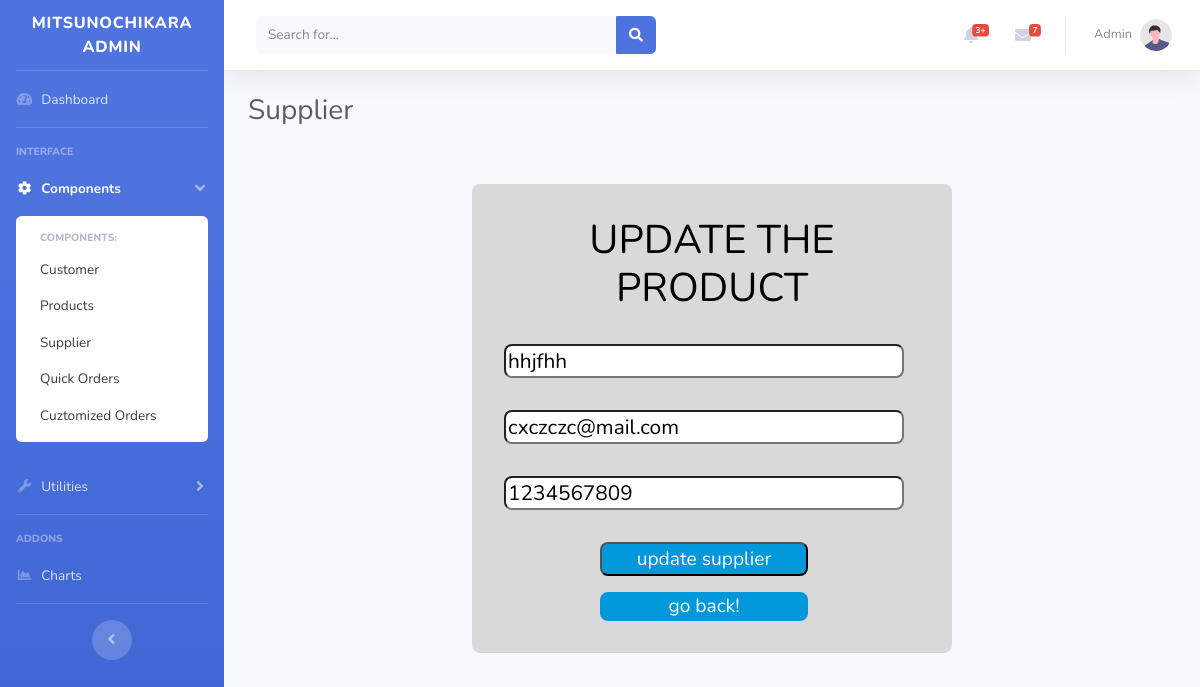
/Admin/supplier_update.php?edit=2, run on the app's committed database.
### tables this page shows
CREATE TABLE IF NOT EXISTS `suppliers` (
  `id` int(10) UNSIGNED NOT NULL AUTO_INCREMENT,
  `supplier_id` varchar(20) NOT NULL,
  `name` varchar(255) DEFAULT NULL,
  `email` varchar(255) DEFAULT NULL,
  `phone` int(11) DEFAULT NULL,
  PRIMARY KEY (`id`)
);

### Admin/supplier_update.php (the view, shortened to what this page needs)
<?php
$id = $_GET['edit'];
?>
<!DOCTYPE html>
<html lang="en">
<head>
    <link href="vendor/fontawesome-free/css/all.min.css" rel="stylesheet" type="text/css">
    <link href="css/sb-admin-2.min.css" rel="stylesheet">
    <link rel="stylesheet" href="css/upd_product_style.css">
</head>
<body id="page-top">
    <div id="wrapper">
        <?php
        include '../Admin/admin_components/sidebar.php';
        ?>
        <div id="content-wrapper" class="d-flex flex-column">
            <div id="content">
                <?php
                include '../Admin/admin_components/navbar.php';
                ?>
                <div class="container-fluid">
                    <h1 class="h3 mb-4 text-gray-800">Supplier</h1>
                    <div class="container">
                        <div class="admin-product-form-container centered">
                            <?php
                            $select = mysqli_query($conn, "SELECT * FROM suppliers WHERE id = '$id'");
                            while ($row = mysqli_fetch_assoc($select)) {
                            ?>
                                <form action="" method="post" enctype="multipart/form-data">
                                    <h3 class="title">update the product</h3>
                                    <input type="text" class="box" name="supplier_name" value="<?php echo $row['name']; ?>" placeholder="enter the supplier name">
                                    <input type="text" class="box" name="supplier_email" value="<?php echo $row['email']; ?>" placeholder="enter the supplier email">
                                    <input type="text" class="box" name="supplier_phone" value="<?php echo $row['phone']; ?>" placeholder="enter the supplier phone">
                                    <input type="submit" value="update supplier" name="update_supplier" class="btnn">
                                    <a href="supplier.php" class="btnn">go back!</a>
                                </form>
                            <?php }; ?>
                        </div>
                    </div>
                </div>
            </div>
        </div>
    </div>
</body>
</html>

### Admin/css/upd_product_style.css (style rules this page uses)
:root { --main-color:#0098DA; --orange:#f39c12; --red:#e74c3c; --white:#ffffff; --light-bg:#a7a3a3; --border:0.2rem solid var(--black); --box-shadow:0 1.5rem 2rem rgb(0,0,0,.2); }
html { overflow-x: hidden; }
.btnn { display: block; width: 50%; cursor: pointer; border-radius: .5rem; margin-top: 1rem; margin-left: 6rem; font-size: 1.2rem; background: var(--main-color); color:var(--white); text-align: center; text-decoration: none; }
a:link { text-decoration: none; }
.container { max-width: 1200px; padding:2rem; margin:0 auto; }
.admin-product-form-container.centered { align-items: center; justify-content: center; min-height: 200vh; }
.admin-product-form-container form { max-width: 30rem; margin:0 auto; padding:2rem; border-radius: .5rem; background: #D9D9D9; }
.admin-product-form-container form h3 { text-transform: uppercase; color:black; margin-bottom: 1rem; text-align: center; font-size: 2.5rem; }
.admin-product-form-container form .box { width: 25rem; height: 30%; border-radius: .5rem; font-size: 1.3rem; margin:1rem 0; background: var(--white); text-transform: none; }

### data on the page
suppliers: supplier_name "hhjfhh", supplier_email "cxczczc@mail.com", supplier_phone "1234567809"
